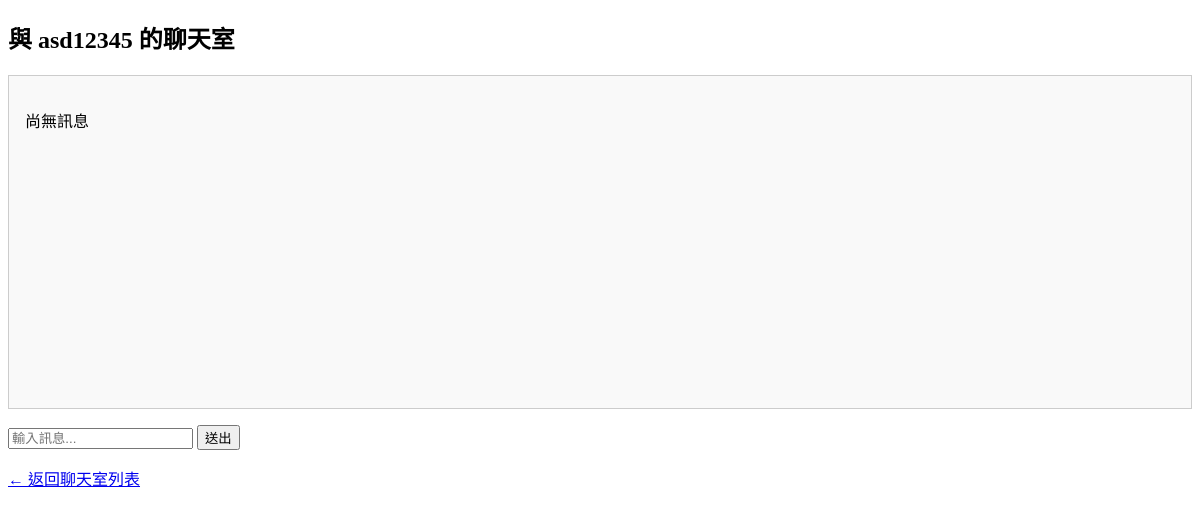
Page /chat/rooms/1/ (signed in) on the earlier database version.
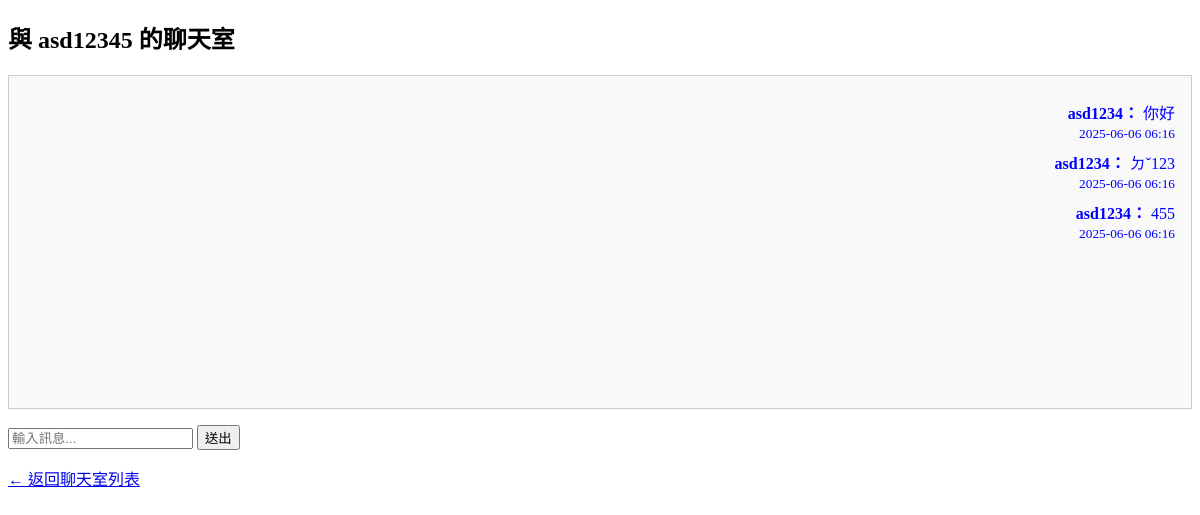
Same page on the later database version.
### chat/models.py (models this page shows)
class Message(models.Model):
    room = models.ForeignKey(ChatRoom, on_delete=models.CASCADE, related_name='messages')
    sender = models.ForeignKey(User, on_delete=models.CASCADE)
    content = models.TextField()
    timestamp = models.DateTimeField(auto_now_add=True)

### chat/views.py (the view, shortened to what this page needs)
# urls.py: path('rooms/<int:room_id>/', views.chat_room_detail, name='chat_room_detail'),  # 需要 room_id
@login_required
def chat_room_detail(request, room_id):
    room = get_object_or_404(ChatRoom, id=room_id)
    if request.user not in [room.user1, room.user2]:
        return render(request, 'chat/not_allowed.html')
    return render(request, 'chat/room_detail.html', {
        'room': room,
        'other_user': room.user2 if room.user1 == request.user else room.user1
    })

### chat/templates/chat/room_detail.html (shortened to what this page needs)
{% load static %}
<!DOCTYPE html>
<html lang="zh-Hant">
<head>
</head>
<body>
    <h2>與 {{ other_user.username }} 的聊天室</h2>
    <div class="chat-box">
        {% for msg in room.messages.all %}
            <div class="message {% if msg.sender == request.user %}self{% endif %}">
                <strong>{{ msg.sender.username }}：</strong> {{ msg.content }} <br>
                <small>{{ msg.timestamp|date:"Y-m-d H:i" }}</small>
            </div>
        {% empty %}
            <p>尚無訊息</p>
        {% endfor %}
    </div>
    <form method="post">
        <input type="text" name="text" placeholder="輸入訊息..." required>
        <button type="submit">送出</button>
    </form>
    <p><a href="{% url 'chat_room_list' %}">← 返回聊天室列表</a></p>
</body>
</html>

### chat/templates/chat/room_detail.html (style rules this page uses)
.chat-box { border: 1px solid #ccc; padding: 1em; height: 300px; overflow-y: scroll; margin-bottom: 1em; background-color: #f9f9f9; }
.message { margin: 0.5em 0; }
.message.self { text-align: right; color: blue; }

Differences in the rows shown:
added Message: sender.username "asd1234", content "你好", timestamp "2025-06-06 06:16"
added Message: sender.username "asd1234", content "ㄉˇ123", timestamp "2025-06-06 06:16"
added Message: sender.username "asd1234", content "455", timestamp "2025-06-06 06:16"
Other differences:
text no longer shown: "尚無訊息"
